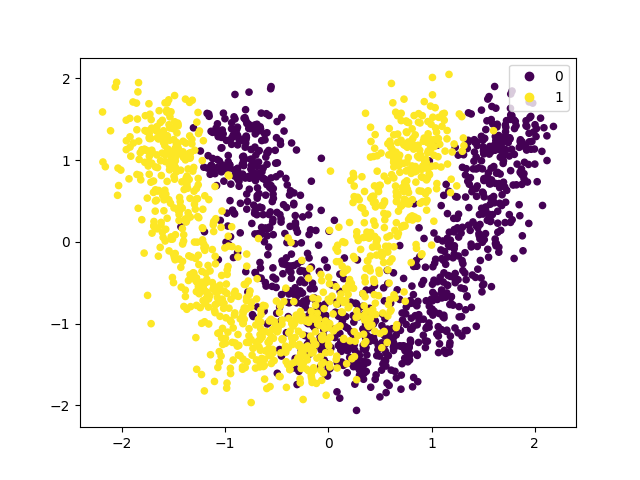

Write the Python code that produced this figure.
import numpy as np
import matplotlib.pyplot as plt
from CreatePoint import X,labels
from sklearn.preprocessing import StandardScaler

scaler = StandardScaler()
X_std = scaler.fit_transform(X)
cov_matrix = np.cov(X_std.T)
# print("Covariance Matrix:\n",cov_matrix)
eigen_values,eigen_vectors = np.linalg.eig(cov_matrix)
print("Eigen Values:\n",eigen_values)
print("Eigen Vectors:\n",eigen_vectors)

eigen_values_sorted_indices = np.argsort(eigen_values)[::-1] #按照从大到小排序
sorted_eigen_values = eigen_values[eigen_values_sorted_indices]
sorted_eigen_vectors = eigen_vectors[:,eigen_values_sorted_indices]

sorted_eigen_vectors[:, 0] = sorted_eigen_vectors[:, 0] * sorted_eigen_values[0]
sorted_eigen_vectors[:, 1] = sorted_eigen_vectors[:, 1] * sorted_eigen_values[1]
sorted_eigen_vectors[:, 2] = sorted_eigen_vectors[:, 2] * sorted_eigen_values[2]

W = sorted_eigen_vectors[:, 0:2]
# print("W:\n",W)
X_pca = X_std.dot(W)


if __name__ =="__main__":
    ax = plt.figure().add_subplot(111)
    scatter = plt.scatter(X_pca[:,0],X_pca[:,1],c=labels,cmap='viridis',s=20)
    legend = plt.legend(*scatter.legend_elements(),loc='upper right')
    plt.savefig('PCA.png')
    plt.show()